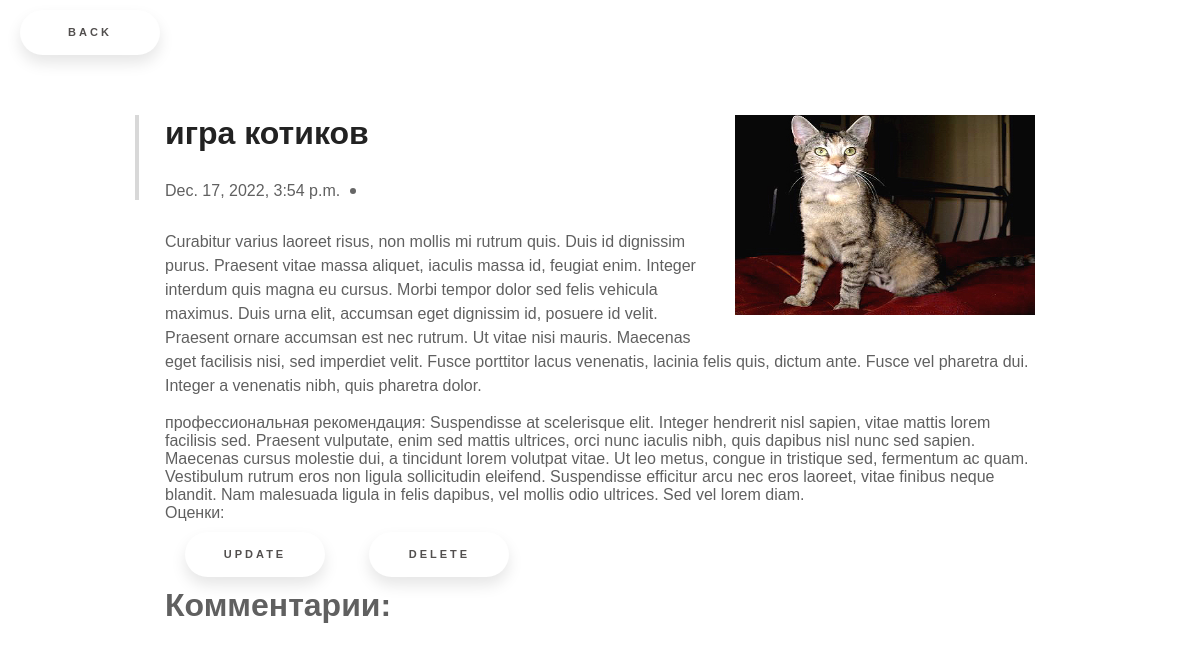
Page /book_detail/3/ on the committed database.
### book/models.py (models this page shows, shortened)
class Book(models.Model):
    title = models.CharField(max_length=100)
    image = models.ImageField(upload_to='')
    description = models.TextField()
    created_date = models.DateTimeField(auto_now_add=True)
    updated_date = models.DateTimeField(auto_now_add=True)

class ExpertRecomendation(models.Model):
    book_choice = models.ForeignKey(Book, on_delete=models.CASCADE, related_name='book_recomendation')
    text = models.TextField()
    expert_choice = models.ForeignKey(Expert, on_delete=models.CASCADE, related_name='expert_name')

### book/views.py (the view)
# urls.py: path('book_detail/<int:id>/', views.BookDetailView.as_view(), name='detail'),
class BookDetailView(generic.DetailView):
    template_name = 'book_detail.html'
    def get_object(self, **kwargs):
        book_id = self.kwargs.get('id')
        return get_object_or_404(models.Book, id=book_id)

### templates/book_detail.html (shortened to what this page needs)
<!DOCTYPE html>
{% load static %}
<html lang="en">
<head>
        <link rel="stylesheet" href="{% static 'css/style_detail.css' %}">
</head>
<body>
<a href="http://127.0.0.1:8000/" class="floating-button">Back</a>
<div class="container">
    <div class="post">
        <div class="post-image">
            <img src="{{object.image.url}}" alt="" width="200" height="200">
        </div>
        <div class="post-content">
            <div class="post-header">
                <h1>{{object.title}}</h1>
                <div class="post-meta">
                    <time>{{object.created_date}}</time>
                </div>
            </div>
            <p>
                {{object.description}}
            </p>
            <div> профессиональная рекомендация:
                {% for i in object.book_recomendation.all %}
                    <a>{{ i.text }}</a>
                {% endfor %}
            </div>
            <div>Оценки:
            </div>
        </div>
        <a class="floating-button" href="/book/{{object.id}}/update/">Update</a>
        <a class="floating-button" href="/book/{{object.id}}/delete/">Delete</a>
    </div>
<div>
                <h1>Комментарии:</h1>
            </div>
</div>
</body>
</html>

### static/css/style_detail.css (style rules this page uses)
* { box-sizing: border-box; margin: 0; }
body { font-family: 'Montserrat', sans-serif; color: #606060; font-size: 14px; }
.container { max-width: 960px; margin: 50px auto; padding: 0 15px; background: white; }
.post-image img { width: 100%; margin: 0 0 20px 0; }
.post h1 { color: #222; font-weight: 600; margin-bottom: 30px; }
.post-meta { margin-bottom: 30px; display: flex; flex-wrap: wrap; }
time, .author { padding-right: 26px; position: relative; }
time:after, .author:after { content: ""; width: 6px; height: 6px; border-radius: 50%; background: #666; position: absolute; top: 50%; right: 10px; transform: translateY(-50%); }
p { line-height: 1.5; margin-bottom: 1em; }
@media (min-width: 768px) { body { font-size: 16px; } }
@media (min-width: 768px) { .container { padding: 0 45px; } }
@media (min-width: 768px) { .post-image img { float: right; width: 300px; margin: 0 0 20px 20px; } }
@media (min-width: 768px) { .post-header { padding-left: 26px; border-left: 4px solid #D8D8D8; margin-left: -30px; } }
body { background: url(https://html5book.ru/wp-content/uploads/2015/07/background39.png); }
.floating-button { text-decoration: none; display: inline-block; width: 140px; height: 45px; line-height: 45px; border-radius: 45px; margin: 10px 20px; font-family: 'Montserrat', sans-serif; font-size: 11px; text-transform: uppercase; text-align: center; letter-spacing: 3px; font-weight: 600; color: #524f4e; background: white; box-shadow: 0 8px 15px rgba(0, 0, 0, .1); transition: .3s; }

### rows in the picture
Book: image (picture), title "игра котиков", created_date "Dec. 17, 2022, 3:54 p.m.", description "Curabitur varius laoreet risus, non mollis mi rutrum quis. Duis id dignissim purus. Praesent vitae massa aliquet, iaculis massa id, feugiat enim. Integer interdum quis magna eu cursus. Morbi tempor dolor sed felis vehicula maximus. Duis urna elit, accumsan eget dignissim id, posuere id velit. Praesent ornare accumsan est nec rutrum. Ut vitae nisi mauris. Maecenas eget facilisis nisi, sed imperdiet velit. Fusce porttitor lacus venenatis, lacinia felis quis, dictum ante. Fusce vel pharetra dui. Integer a venenatis nibh, quis pharetra dolor."
ExpertRecomendation: text "Suspendisse at scelerisque elit. Integer hendrerit nisl sapien, vitae mattis lorem facilisis sed. Praesent vulputate, enim sed mattis ultrices, orci nunc iaculis nibh, quis dapibus nisl nunc sed sapien. Maecenas cursus molestie dui, a tincidunt lorem volutpat vitae. Ut leo metus, congue in tristique sed, fermentum ac quam. Vestibulum rutrum eros non ligula sollicitudin eleifend. Suspendisse efficitur arcu nec eros laoreet, vitae finibus neque blandit. Nam malesuada ligula in felis dapibus, vel mollis odio ultrices. Sed vel lorem diam."
